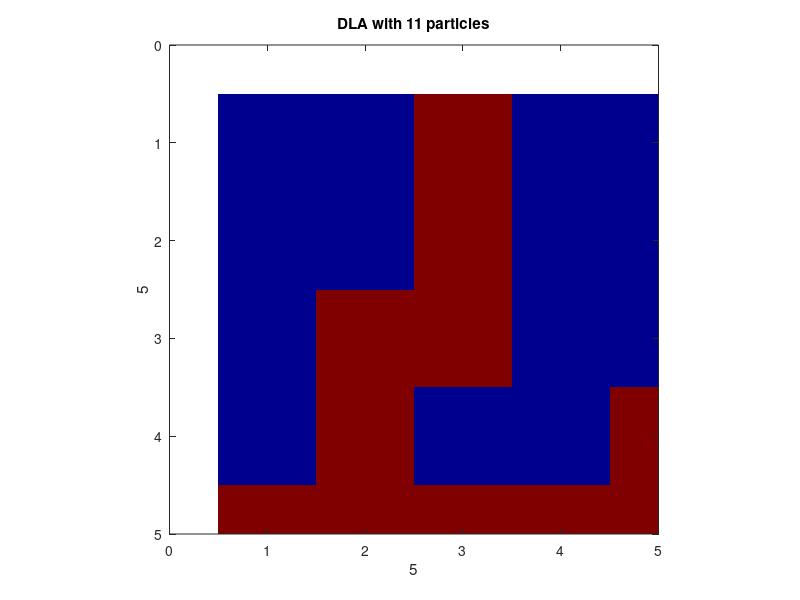

Here is the MATLAB script that generated this plot:
%% DLA SIMULATION USING RECTANGULAR MATRIX

clear
clf
clc

% Set up variables
xwidth = input('x-width: ');
ywidth = input('y-width: ');

% numberOfParticles = input('Number of Particles: ');

% Initial Setup:
% We create a matrix of zeros and then aggegate the whole bottom row.
% Change entry of matrix to 0.1-1 if it is aggregated.

matrix = zeros(ywidth,xwidth);

for i = 1:xwidth
    matrix(ywidth,i) = 0.1;
end


% We want to let a particle randomly enter from the the top of the matrix

particleNumber = xwidth; %integer
x = 0; %integer
y = 0; %integer
aggregate = 0; %bool
endScript = 0; %bool



while endScript == 0
    particleNumber = particleNumber+1;
    %first decide where the particle starts from
    %start on top
    randPlace = rand*xwidth;
    randPlace = ceil(randPlace);
    x = randPlace;
    y = 1;
    
    % Now we have a starting point on the top edge of the matrix. Now we want
    % to perform random walk in the matrix until we are next to an entry
    % which is not 0. Set aggregate to false.
    
    aggregate = 0;
    
    while aggregate == 0
        randWalk = rand;
        if x == 1
            % top left corner
            if y == 1
                if randWalk < 0.5
                    x = x+1;
                else
                    y = y+1;
                end
                % bottom left corner
            elseif y == ywidth
                if randWalk < 0.5
                    x = x+1;
                else
                    y = y-1;
                end
                % left edge other than corners
            else
                if randWalk < 1/3
                    x = x+1;
                elseif randWalk < 2/3
                    y = y+1;
                else
                    y = y-1;
                end
            end
        elseif x == xwidth
            % top right corner
            if y == 1
                if randWalk < 0.5
                    x = x-1;
                else
                    y = y+1;
                end
                % bottom left corner
            elseif y == ywidth
                if randWalk < 0.5
                    x = x-1;
                else
                    y = y-1;
                end
                % right edge other than corners
            else
                if randWalk < 1/3
                    x = x-1;
                elseif randWalk <2/3
                    y = y+1;
                else
                    y = y-1;
                end
            end
            % not on left or right edges
        else
            % on top edge but not corners
            if y == 1
                if randWalk < 1/3
                    x = x+1;
                elseif randWalk < 2/3
                    x = x-1;
                else
                    y = y+1;
                end
                % on bottom edge but not corners
            elseif y == ywidth
                if randWalk < 1/3
                    x = x+1;
                elseif randWalk < 2/3
                    x = x-1;
                else
                    y = y-1;
                end
                % just in the middle somewhere!
            else
                if randWalk < 0.25
                    x = x+1;
                elseif randWalk < 0.5
                    x = x-1;
                elseif randWalk < 0.75
                    y = y+1;
                else
                    y=y-1;
                end
            end
        end
        
        
        
        
        
        % now check whether it is now adjacent to a 1
        
        if x == 1
            % top left corner
            if y == 1
                if (matrix(y,x+1) + matrix(y+1,x))~=0
                    % Then there is an adjacent particle, so we
                    % need to stick it
                    aggregate=1;
                end
                % bottom left corner
            elseif y == ywidth
                if (matrix(y,x+1) + matrix(y-1,x))~=0
                    % Then there is an adjacent particle, so we
                    % need to stick it
                    aggregate=1;
                end
                % left edge other than corners
            else
                if (matrix(y,x+1) + matrix(y-1,x) + matrix(y+1,x))~=0
                    % Then there is an adjacent particle, so we
                    % need to stick it
                    aggregate=1;
                end
            end
        elseif x == xwidth
            % top right corner
            if y == 1
                if (matrix(y,x-1) + matrix(y+1,x))~=0
                    % Then there is an adjacent particle, so we
                    % need to stick it
                    aggregate=1;
                end
                % bottom left corner
            elseif y == ywidth
                if (matrix(y,x-1) + matrix(y-1,x))~=0
                    % Then there is an adjacent particle, so we
                    % need to stick it
                    aggregate=1;
                end
                % right edge other than corners
            else
                if (matrix(y,x-1) + matrix(y-1,x) + matrix(y+1,x))~=0
                    % Then there is an adjacent particle, so we
                    % need to stick it
                    aggregate=1;
                end
            end
            % not on left or right edges
        else
            % on top edge but not corners
            if y == 1
                if (matrix(y,x+1) + matrix(y,x-1) + matrix(y+1,x))~=0
                    % Then there is an adjacent particle, so we
                    % need to stick it
                    aggregate=1;
                end
                % on bottom edge but not corners
            elseif y == ywidth
                if (matrix(y,x+1) + matrix(y,x-1) + matrix(y-1,x))~=0
                    % Then there is an adjacent particle, so we
                    % need to stick it
                    aggregate=1;
                end
                % just in the middle somewhere!
            else
                if (matrix(y,x+1) + matrix(y,x-1) + matrix(y-1,x) + matrix(y+1,x))~=0
                    % Then there is an adjacent particle, so we
                    % need to stick it
                    aggregate=1;
                end
            end
        end
        
        
        
        %We keep repeating this until the particle is finally stuck
        
    end
    
    if aggregate
        if particleNumber < 500
            matrix(y,x) = 0.1;
        elseif particleNumber < 1000
            matrix(y,x) = 0.2;
        elseif particleNumber < 1500
            matrix(y,x) = 0.3;
        elseif particleNumber < 2000
            matrix(y,x) = 0.4;
        elseif particleNumber < 2500
            matrix(y,x) = 0.5;
        elseif particleNumber < 3000
            matrix(y,x) = 0.6;
        elseif particleNumber < 3500
            matrix(y,x) = 0.7;
        elseif particleNumber < 4000
            matrix(y,x) = 0.8;
        elseif particleNumber < 4500
            matrix(y,x) = 0.9;
        else
            matrix(y,x) = 1.0;
        end
        
        % uncomment this if want to watch diagram 'grow'
        %         figure(1)
        %         hold on
        %         imshow(matrix)
        
        
        % If the particle hits the top then we stop simulation
        % note that, at this point, the variables x and y represent a stuck particle already
        if (y == 1)
            endScript = 1;
            % now want to calculate diameter of fractal
            % we could change to make sure that we always add particles until we hit
            % the edge, then diameter we could work out
            %             xdif = abs(x - middlex);
            %             ydif = abs(y - middley);
            %             radius = sqrt(xdif^2 + ydif^2);
            %             diameter = 2*radius;
            %             fractdim = log(particleNumber)/log(radius);
            
            % Set the escape parameter equal to true to stop the loop
        end % end escape check
    end
    
end

%Tell why escaped, if true
% if (endScript == 1)
%     disp ('Script ended early as aggregation was about to exceed matrix dimensions');
%
% end

% uncomment this for diagram to just appear at end

figure(1)
imagesc(matrix)
colormap(jet)
title(['DLA with ' num2str(particleNumber) ' particles'])
xlabel(num2str(xwidth))
ylabel(num2str(ywidth))
axis equal
xlim([0,xwidth])
ylim([0,ywidth])
disp(['Number of particles: ' num2str(particleNumber)])
% disp(['Fractal Dimension: ' num2str(fractdim)])
% disp(['Diameter: ' num2str(diameter)])



